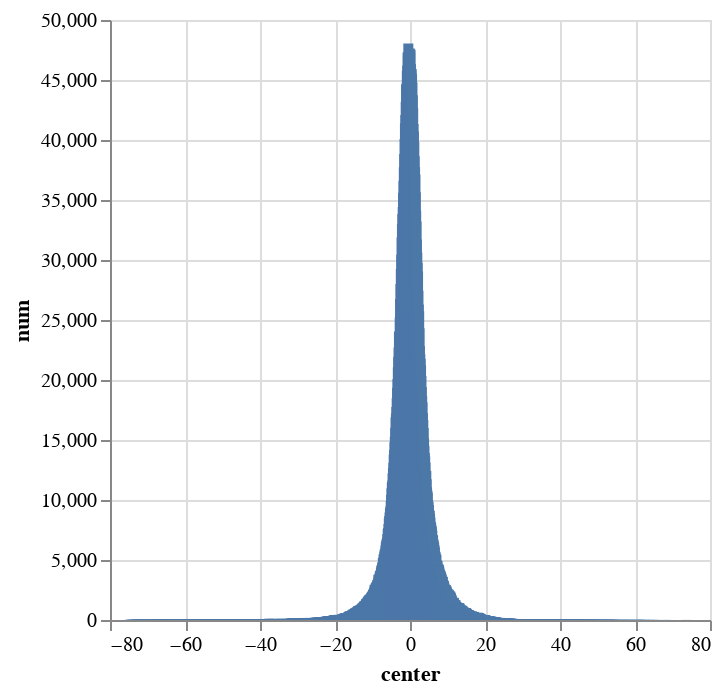

Source (notebook cell):
### Code cell
plot_df = pd.DataFrame()
plot_df["center"] = center
plot_df["num"] = num
alt.Chart(plot_df).mark_bar().encode(
    x="center",
    y="num"
)

### Figure 1 — Vega-Lite specification as saved in the notebook (floating-point values rounded to 4 significant figures; data arrays with more than 128 entries replaced by an {"elided": "..."} marker saying what was removed)
{"config": {"view": {"continuousWidth": 300, "continuousHeight": 300}}, "data": {"name": "data-7944e0e823c41351e3d014bba436cfcc"}, "mark": {"type": "bar"}, "encoding": {"x": {"field": "center", "type": "quantitative"}, "y": {"field": "num", "type": "quantitative"}}, "$schema": "https://vega.github.io/schema/vega-lite/v5.20.1.json", "datasets": {"data-7944e0e823c41351e3d014bba436cfcc": {"elided": "1501 records"}}}
